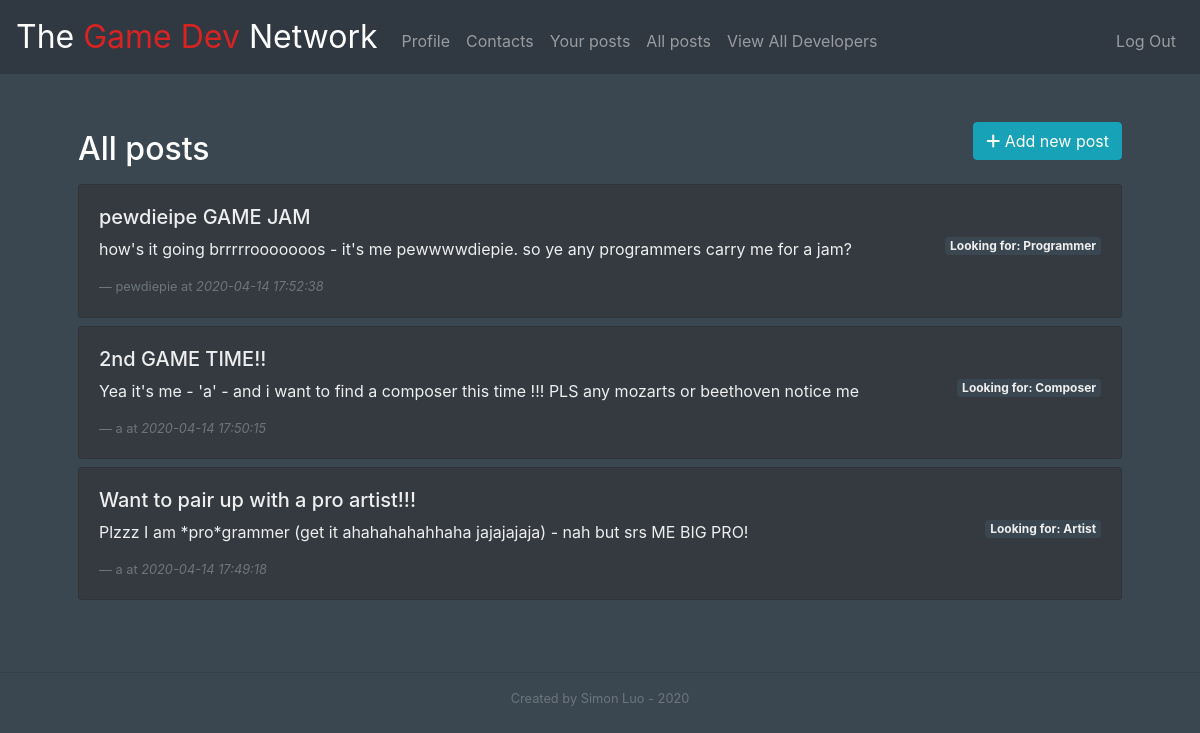
The page /all_posts (signed in) on the database its author committed.
### tables this page shows
CREATE TABLE posts (
    user_id     INTEGER NOT NULL,  
    title       TEXT    NOT NULL,
    role        TEXT    NOT NULL,
    text        TEXT    NOT NULL,
    timestamp   DATETIME DEFAULT CURRENT_TIMESTAMP
);

CREATE TABLE users (
    id INTEGER PRIMARY KEY AUTOINCREMENT NOT NULL, 
    email	TEXT	NOT NULL,
    username    TEXT        NOT NULL, 
    hash        TEXT        NOT NULL,
    role        TEXT        NOT NULL 
, description	TEXT);

### app.py (the view)
@app.route("/all_posts")
@login_required
def all_posts():
    posts = db.execute(
        "SELECT title, posts.role, text, username, timestamp FROM posts " +
        "JOIN users ON posts.user_id=users.id ORDER BY timestamp DESC")
    return render_template("posts.html", title="All posts", posts=posts)

### app.py (called while the page is built)
@app.after_request
def after_request(response):
    response.headers["Cache-Control"] = "no-cache, no-store, must-revalidate"
    response.headers["Expires"] = 0
    response.headers["Pragma"] = "no-cache"
    return response

### helpers.py (called while the page is built)
def login_required(f):
    @wraps(f)
    def decorated_function(*args, **kwargs):
        if session.get("user_id") is None:
            return redirect("/login")
        return f(*args, **kwargs)
    return decorated_function

### templates/posts.html (shortened to what this page needs)
{% extends "layout.html" %}
{% block main %}
  <a class="btn btn-info float-r" href="/add_post">
    <i class="fas fa-plus"></i> Add new post
  </a>
  <h2 class="text-left py-2">{{ title }}</h2>
  {% for post in posts %}
    <div class="card bg-dark text-light my-2">
      <a href="/user/{{ post['username'] }}">
        <div class="card-body">
          <div class="class-title">
            <h5>{{ post["title"] }}</h5>
            <span class="badge float-r bg-1">Looking for: {{ post["role"] }}</span>
          </div>
          <p class="card-text">{{ post["text"] }}</p>
          <footer class="blockquote-footer">{{ post["username"]}} at <cite>{{ post["timestamp"] }}</cite></footer>
        </div>
      </a>
    </div>
  {% endfor %}
{% endblock %}

### static/styles.css (style rules this page uses)
a { text-decoration: none; color: #eeeeee; }
.bg-1 { background-color: #3a4750; }
.text-white { color: #eeeeee; }
.card { text-align: left; }
.float-r { float: right; }

### rows shown on the page
posts: title "pewdieipe GAME JAM", role "Programmer", text "how's it going brrrrrooooooos - it's me pewwwwdiepie. so ye any programmers carry me for a jam?", username "pewdiepie", timestamp "2020-04-14 17:52:38"
posts: title "2nd GAME TIME!!", role "Composer", text "Yea it's me - 'a' - and i want to find a composer this time !!! PLS any mozarts or beethoven notice me", username "a", timestamp "2020-04-14 17:50:15"
posts: title "Want to pair up with a pro artist!!!", role "Artist", text "Plzzz I am *pro*grammer (get it ahahahahahhaha jajajajaja) - nah but srs ME BIG PRO!", username "a", timestamp "2020-04-14 17:49:18"

### other values the page prints
{{ title }} "All posts"
